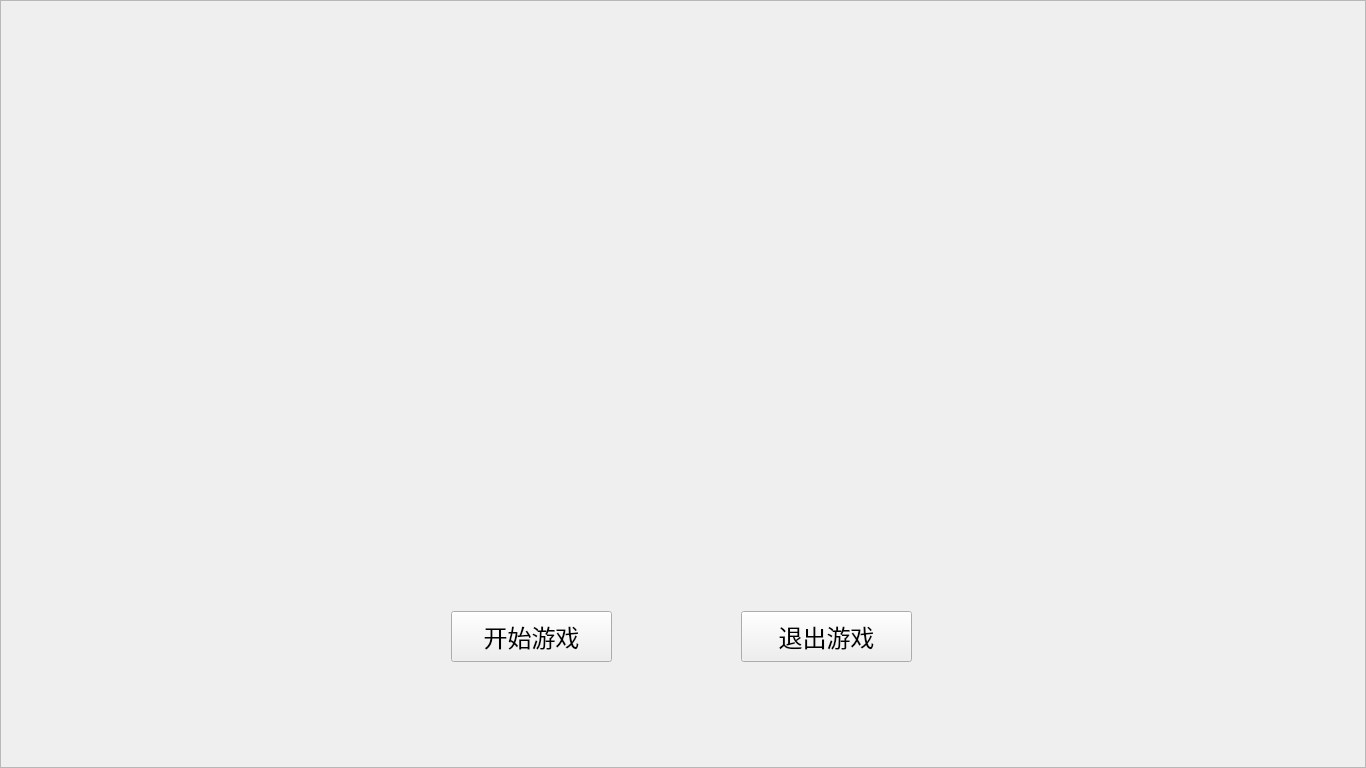
<?xml version="1.0" encoding="UTF-8"?>
<ui version="4.0">
 <class>Widget</class>
 <widget class="QWidget" name="Widget">
  <property name="geometry">
   <rect>
    <x>0</x>
    <y>0</y>
    <width>1366</width>
    <height>768</height>
   </rect>
  </property>
  <property name="minimumSize">
   <size>
    <width>1366</width>
    <height>768</height>
   </size>
  </property>
  <property name="windowTitle">
   <string>Widget</string>
  </property>
  <widget class="QStackedWidget" name="stackedWidget">
   <property name="geometry">
    <rect>
     <x>0</x>
     <y>0</y>
     <width>1366</width>
     <height>768</height>
    </rect>
   </property>
   <property name="minimumSize">
    <size>
     <width>1366</width>
     <height>768</height>
    </size>
   </property>
   <property name="font">
    <font>
     <family>Arial</family>
    </font>
   </property>
   <property name="frameShape">
    <enum>QFrame::StyledPanel</enum>
   </property>
   <property name="lineWidth">
    <number>10</number>
   </property>
   <property name="currentIndex">
    <number>0</number>
   </property>
   <widget class="QWidget" name="page_start">
    <property name="minimumSize">
     <size>
      <width>1366</width>
      <height>768</height>
     </size>
    </property>
    <widget class="QPushButton" name="game_running">
     <property name="geometry">
      <rect>
       <x>450</x>
       <y>610</y>
       <width>161</width>
       <height>51</height>
      </rect>
     </property>
     <property name="font">
      <font>
       <family>楷体</family>
       <pointsize>18</pointsize>
       <weight>50</weight>
       <bold>false</bold>
      </font>
     </property>
     <property name="text">
      <string>开始游戏</string>
     </property>
    </widget>
    <widget class="QPushButton" name="game_quit">
     <property name="geometry">
      <rect>
       <x>740</x>
       <y>610</y>
       <width>171</width>
       <height>51</height>
      </rect>
     </property>
     <property name="font">
      <font>
       <family>楷体</family>
       <pointsize>18</pointsize>
       <weight>50</weight>
       <bold>false</bold>
      </font>
     </property>
     <property name="text">
      <string>退出游戏</string>
     </property>
    </widget>
    <widget class="QLabel" name="start_photo">
     <property name="geometry">
      <rect>
       <x>0</x>
       <y>0</y>
       <width>1366</width>
       <height>768</height>
      </rect>
     </property>
     <property name="minimumSize">
      <size>
       <width>1366</width>
       <height>768</height>
      </size>
     </property>
     <property name="text">
      <string/>
     </property>
    </widget>
    <zorder>start_photo</zorder>
    <zorder>game_running</zorder>
    <zorder>game_quit</zorder>
   </widget>
   <widget class="QWidget" name="page_movePhoto">
    <widget class="QLabel" name="show_move">
     <property name="geometry">
      <rect>
       <x>0</x>
       <y>0</y>
       <width>1366</width>
       <height>768</height>
      </rect>
     </property>
     <property name="minimumSize">
      <size>
       <width>1366</width>
       <height>768</height>
      </size>
     </property>
     <property name="text">
      <string/>
     </property>
    </widget>
    <widget class="QPushButton" name="dop_btn">
     <property name="geometry">
      <rect>
       <x>1170</x>
       <y>650</y>
       <width>75</width>
       <height>23</height>
      </rect>
     </property>
     <property name="text">
      <string>跳过</string>
     </property>
    </widget>
   </widget>
   <widget class="QWidget" name="page_choise">
    <property name="minimumSize">
     <size>
      <width>1366</width>
      <height>768</height>
     </size>
    </property>
    <widget class="QPushButton" name="ka_num1">
     <property name="geometry">
      <rect>
       <x>140</x>
       <y>90</y>
       <width>111</width>
       <height>31</height>
      </rect>
     </property>
     <property name="text">
      <string>第一关</string>
     </property>
    </widget>
    <widget class="QLabel" name="label_1photo">
     <property name="geometry">
      <rect>
       <x>70</x>
       <y>150</y>
       <width>261</width>
       <height>141</height>
      </rect>
     </property>
     <property name="frameShape">
      <enum>QFrame::Box</enum>
     </property>
     <property name="text">
      <string/>
     </property>
    </widget>
    <widget class="QPushButton" name="pushButton_return_start">
     <property name="geometry">
      <rect>
       <x>20</x>
       <y>20</y>
       <width>91</width>
       <height>31</height>
      </rect>
     </property>
     <property name="font">
      <font>
       <family>楷体</family>
       <pointsize>12</pointsize>
      </font>
     </property>
     <property name="text">
      <string>返回</string>
     </property>
    </widget>
    <widget class="QLabel" name="label_2photo">
     <property name="geometry">
      <rect>
       <x>380</x>
       <y>150</y>
       <width>261</width>
       <height>141</height>
      </rect>
     </property>
     <property name="frameShape">
      <enum>QFrame::Box</enum>
     </property>
     <property name="text">
      <string/>
     </property>
    </widget>
    <widget class="QPushButton" name="ka_num2">
     <property name="geometry">
      <rect>
       <x>460</x>
       <y>90</y>
       <width>111</width>
       <height>31</height>
      </rect>
     </property>
     <property name="text">
      <string>第二关</string>
     </property>
    </widget>
    <widget class="QPushButton" name="ka_num3">
     <property name="geometry">
      <rect>
       <x>770</x>
       <y>90</y>
       <width>111</width>
       <height>31</height>
      </rect>
     </property>
     <property name="text">
      <string>第三关</string>
     </property>
    </widget>
    <widget class="QPushButton" name="ka_num5">
     <property name="geometry">
      <rect>
       <x>130</x>
       <y>390</y>
       <width>111</width>
       <height>31</height>
      </rect>
     </property>
     <property name="text">
      <string>第五关</string>
     </property>
    </widget>
    <widget class="QLabel" name="label_3photo">
     <property name="geometry">
      <rect>
       <x>690</x>
       <y>150</y>
       <width>261</width>
       <height>141</height>
      </rect>
     </property>
     <property name="frameShape">
      <enum>QFrame::Box</enum>
     </property>
     <property name="text">
      <string/>
     </property>
    </widget>
    <widget class="QLabel" name="label_5photo">
     <property name="geometry">
      <rect>
       <x>70</x>
       <y>450</y>
       <width>261</width>
       <height>141</height>
      </rect>
     </property>
     <property name="frameShape">
      <enum>QFrame::Box</enum>
     </property>
     <property name="text">
      <string/>
     </property>
    </widget>
    <widget class="QLabel" name="label_6photo">
     <property name="geometry">
      <rect>
       <x>370</x>
       <y>450</y>
       <width>261</width>
       <height>141</height>
      </rect>
     </property>
     <property name="frameShape">
      <enum>QFrame::Box</enum>
     </property>
     <property name="text">
      <string/>
     </property>
    </widget>
    <widget class="QPushButton" name="ka_num6">
     <property name="geometry">
      <rect>
       <x>460</x>
       <y>390</y>
       <width>111</width>
       <height>31</height>
      </rect>
     </property>
     <property name="text">
      <string>第六关</string>
     </property>
    </widget>
    <widget class="QLabel" name="label_7photo">
     <property name="geometry">
      <rect>
       <x>690</x>
       <y>450</y>
       <width>261</width>
       <height>141</height>
      </rect>
     </property>
     <property name="frameShape">
      <enum>QFrame::Box</enum>
     </property>
     <property name="text">
      <string/>
     </property>
    </widget>
    <widget class="QPushButton" name="ka_num7">
     <property name="geometry">
      <rect>
       <x>780</x>
       <y>390</y>
       <width>111</width>
       <height>31</height>
      </rect>
     </property>
     <property name="text">
      <string>第七关</string>
     </property>
    </widget>
    <widget class="QPushButton" name="ka_num4">
     <property name="geometry">
      <rect>
       <x>1070</x>
       <y>90</y>
       <width>111</width>
       <height>31</height>
      </rect>
     </property>
     <property name="text">
      <string>第四关</string>
     </property>
    </widget>
    <widget class="QLabel" name="label_4photo">
     <property name="geometry">
      <rect>
       <x>1000</x>
       <y>150</y>
       <width>261</width>
       <height>141</height>
      </rect>
     </property>
     <property name="frameShape">
      <enum>QFrame::Box</enum>
     </property>
     <property name="text">
      <string/>
     </property>
    </widget>
    <widget class="QLabel" name="label_8photo">
     <property name="geometry">
      <rect>
       <x>1000</x>
       <y>450</y>
       <width>261</width>
       <height>141</height>
      </rect>
     </property>
     <property name="frameShape">
      <enum>QFrame::Box</enum>
     </property>
     <property name="text">
      <string/>
     </property>
    </widget>
    <widget class="QPushButton" name="ka_num8">
     <property name="geometry">
      <rect>
       <x>1080</x>
       <y>390</y>
       <width>111</width>
       <height>31</height>
      </rect>
     </property>
     <property name="text">
      <string>第八关</string>
     </property>
    </widget>
    <widget class="QLabel" name="label_choisePhoto">
     <property name="geometry">
      <rect>
       <x>0</x>
       <y>0</y>
       <width>1366</width>
       <height>768</height>
      </rect>
     </property>
     <property name="minimumSize">
      <size>
       <width>1366</width>
       <height>768</height>
      </size>
     </property>
     <property name="text">
      <string/>
     </property>
    </widget>
    <zorder>label_choisePhoto</zorder>
    <zorder>pushButton_return_start</zorder>
    <zorder>label_2photo</zorder>
    <zorder>ka_num3</zorder>
    <zorder>ka_num5</zorder>
    <zorder>label_3photo</zorder>
    <zorder>label_5photo</zorder>
    <zorder>label_6photo</zorder>
    <zorder>ka_num6</zorder>
    <zorder>label_7photo</zorder>
    <zorder>ka_num7</zorder>
    <zorder>label_1photo</zorder>
    <zorder>ka_num4</zorder>
    <zorder>label_4photo</zorder>
    <zorder>label_8photo</zorder>
    <zorder>ka_num8</zorder>
    <zorder>ka_num1</zorder>
    <zorder>ka_num2</zorder>
   </widget>
   <widget class="QWidget" name="page_num1">
    <property name="minimumSize">
     <size>
      <width>1366</width>
      <height>768</height>
     </size>
    </property>
    <widget class="QLabel" name="label_text_time_2">
     <property name="geometry">
      <rect>
       <x>830</x>
       <y>240</y>
       <width>111</width>
       <height>31</height>
      </rect>
     </property>
     <property name="font">
      <font>
       <family>楷体</family>
       <pointsize>18</pointsize>
       <weight>50</weight>
       <bold>false</bold>
      </font>
     </property>
     <property name="text">
      <string>游戏时间</string>
     </property>
    </widget>
    <widget class="QLabel" name="label_name">
     <property name="geometry">
      <rect>
       <x>960</x>
       <y>150</y>
       <width>121</width>
       <height>51</height>
      </rect>
     </property>
     <property name="font">
      <font>
       <family>Arial</family>
       <pointsize>24</pointsize>
       <weight>50</weight>
       <bold>false</bold>
      </font>
     </property>
     <property name="text">
      <string>第一关</string>
     </property>
    </widget>
    <widget class="QPushButton" name="game_help">
     <property name="geometry">
      <rect>
       <x>970</x>
       <y>390</y>
       <width>71</width>
       <height>31</height>
      </rect>
     </property>
     <property name="font">
      <font>
       <family>楷体</family>
       <pointsize>12</pointsize>
      </font>
     </property>
     <property name="text">
      <string>帮助</string>
     </property>
    </widget>
    <widget class="QLabel" name="label_num_text_2">
     <property name="geometry">
      <rect>
       <x>1070</x>
       <y>240</y>
       <width>131</width>
       <height>31</height>
      </rect>
     </property>
     <property name="font">
      <font>
       <family>楷体</family>
       <pointsize>18</pointsize>
      </font>
     </property>
     <property name="text">
      <string>点击次数</string>
     </property>
    </widget>
    <widget class="QPushButton" name="game_start">
     <property name="geometry">
      <rect>
       <x>830</x>
       <y>480</y>
       <width>121</width>
       <height>61</height>
      </rect>
     </property>
     <property name="font">
      <font>
       <family>楷体</family>
       <pointsize>20</pointsize>
      </font>
     </property>
     <property name="text">
      <string>开始</string>
     </property>
    </widget>
    <widget class="QPushButton" name="gam_exit">
     <property name="geometry">
      <rect>
       <x>1060</x>
       <y>480</y>
       <width>131</width>
       <height>61</height>
      </rect>
     </property>
     <property name="font">
      <font>
       <family>楷体</family>
       <pointsize>20</pointsize>
      </font>
     </property>
     <property name="text">
      <string>退出</string>
     </property>
    </widget>
    <widget class="QLabel" name="label_num">
     <property name="geometry">
      <rect>
       <x>1070</x>
       <y>300</y>
       <width>91</width>
       <height>41</height>
      </rect>
     </property>
     <property name="font">
      <font>
       <family>楷体</family>
       <pointsize>18</pointsize>
      </font>
     </property>
     <property name="frameShape">
      <enum>QFrame::Box</enum>
     </property>
     <property name="text">
      <string/>
     </property>
    </widget>
    <widget class="QPushButton" name="pushButton_return_choise">
     <property name="geometry">
      <rect>
       <x>1234</x>
       <y>30</y>
       <width>81</width>
       <height>31</height>
      </rect>
     </property>
     <property name="text">
      <string>返回</string>
     </property>
    </widget>
    <widget class="QLCDNumber" name="lcdTime">
     <property name="geometry">
      <rect>
       <x>830</x>
       <y>300</y>
       <width>91</width>
       <height>41</height>
      </rect>
     </property>
     <property name="font">
      <font>
       <family>微软雅黑</family>
       <pointsize>12</pointsize>
       <weight>50</weight>
       <bold>false</bold>
      </font>
     </property>
     <property name="frameShape">
      <enum>QFrame::StyledPanel</enum>
     </property>
     <property name="mode">
      <enum>QLCDNumber::Hex</enum>
     </property>
    </widget>
    <widget class="QLabel" name="labelPlay">
     <property name="geometry">
      <rect>
       <x>0</x>
       <y>-10</y>
       <width>1366</width>
       <height>768</height>
      </rect>
     </property>
     <property name="minimumSize">
      <size>
       <width>1366</width>
       <height>768</height>
      </size>
     </property>
     <property name="text">
      <string/>
     </property>
    </widget>
    <zorder>labelPlay</zorder>
    <zorder>label_text_time_2</zorder>
    <zorder>label_name</zorder>
    <zorder>game_help</zorder>
    <zorder>label_num_text_2</zorder>
    <zorder>game_start</zorder>
    <zorder>gam_exit</zorder>
    <zorder>label_num</zorder>
    <zorder>pushButton_return_choise</zorder>
    <zorder>lcdTime</zorder>
   </widget>
  </widget>
 </widget>
 <resources/>
 <connections/>
</ui>
